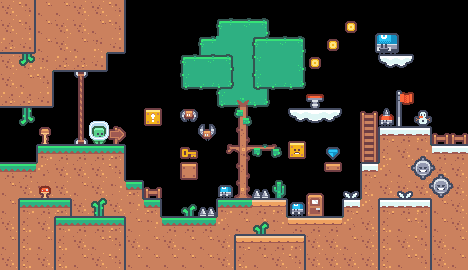

Tiled map render using the project's own tile images. Description and the whole map definition, tile-layer contents included, below:
An orthogonal 26x15 tile map with 18x18 px tiles, 4 tile layers (Tiles, Tiles (layer A), Tiles (layer B), Characters), 2 tilesets.

<map version="1.10" tiledversion="1.10.2" orientation="orthogonal" renderorder="right-down" width="26" height="15" tilewidth="18" tileheight="18" infinite="0" nextlayerid="15" nextobjectid="1">
 <tileset firstgid="1" source="Tilesets/tileset-characters.tsx" />
 <tileset firstgid="28" source="Tilesets/tileset-tiles.tsx" />
 <layer id="1" name="Tiles" width="26" height="15">
  <data encoding="csv">
132,150,132,132,150,150,151,0,0,0,0,0,0,0,0,0,0,0,0,0,0,0,0,0,0,0,
150,132,132,150,150,132,151,0,0,0,0,0,45,46,47,0,0,0,0,179,0,0,0,0,0,0,
132,150,132,150,132,32,171,0,0,0,0,45,66,66,67,0,0,0,179,0,0,0,0,0,0,0,
150,150,32,170,170,171,0,0,0,0,0,85,66,66,67,0,0,179,0,0,0,181,183,0,0,0,
150,132,151,0,97,0,0,0,0,0,0,0,65,66,67,0,0,0,0,0,0,0,0,0,0,0,
170,170,171,0,117,0,0,0,0,0,0,0,85,125,87,0,0,136,0,0,0,0,139,0,0,0,
0,3221225625,0,0,117,0,0,0,38,0,0,0,0,124,0,0,181,182,183,0,79,0,159,173,0,0,
0,0,157,0,137,0,116,0,0,0,0,0,0,144,0,0,0,0,0,0,99,129,130,131,134,134,
0,0,49,50,50,50,51,0,0,0,55,0,146,145,2147483775,2147483774,0,0,95,0,99,149,150,52,130,130,
50,50,53,150,150,150,151,0,0,0,57,0,0,144,0,0,0,0,174,0,129,53,132,150,150,150,
132,150,150,150,132,150,52,51,134,0,0,0,0,165,96,155,0,138,0,172,149,150,150,150,150,150,
132,150,132,132,150,132,150,52,51,0,152,96,49,50,90,91,0,158,0,129,53,150,132,132,132,150,
150,150,150,132,150,132,132,132,52,50,50,50,53,132,132,52,90,90,90,53,150,132,150,132,132,150,
132,150,132,150,150,132,150,150,132,150,132,132,150,150,132,132,132,150,150,132,150,150,150,132,150,132,
150,150,132,150,132,150,132,132,132,132,132,132,150,150,150,150,132,150,150,150,150,150,132,132,150,132
</data>
 </layer>
 <layer id="9" name="Tiles (layer A)" width="26" height="15">
  <data encoding="csv">
150,151,0,0,0,0,0,0,0,0,0,0,0,0,0,0,0,0,0,0,0,0,0,0,0,0,
150,151,0,0,0,0,0,0,0,0,0,0,0,0,0,0,0,0,0,0,0,0,0,0,0,0,
170,171,0,0,0,0,0,0,0,0,0,0,0,0,45,46,47,0,0,0,0,0,0,0,0,0,
0,3221225624,0,0,0,0,0,0,0,0,45,46,47,0,65,66,67,0,0,0,0,0,0,0,0,0,
0,0,0,0,0,0,0,0,0,0,85,86,87,0,85,86,87,0,0,0,0,0,0,0,0,0,
0,0,0,0,0,0,0,0,0,0,0,0,0,0,0,0,0,0,0,0,0,0,0,0,0,0,
0,0,0,0,0,0,0,0,0,0,0,0,0,0,0,0,0,0,0,0,0,0,0,0,0,0,
0,0,0,0,0,0,0,0,0,0,0,0,0,0,0,0,0,0,0,0,0,0,0,0,0,0,
0,0,0,0,0,0,0,0,0,0,0,0,0,0,0,0,0,0,0,0,0,0,0,0,0,0,
0,0,0,0,0,0,0,0,0,0,0,0,0,0,0,0,0,0,0,0,0,0,0,0,0,0,
0,0,156,0,0,0,0,0,0,0,0,0,0,0,0,0,0,0,0,0,0,0,172,0,0,0,
0,49,50,51,0,0,0,0,0,0,0,0,0,0,0,0,0,0,0,0,0,129,130,131,0,0,
0,149,150,151,0,0,0,0,0,0,0,0,0,0,152,0,0,0,0,0,0,149,132,151,0,0,
0,149,132,151,0,0,0,0,0,0,0,0,0,89,90,90,91,0,0,0,0,149,150,151,0,0,
0,149,150,151,0,0,0,0,0,0,0,0,0,149,132,150,151,0,0,0,0,149,132,151,0,0
</data>
 </layer>
 <layer id="11" name="Tiles (layer B)" width="26" height="15">
  <data encoding="csv">
0,0,0,0,0,0,0,0,0,0,0,0,0,0,0,0,0,0,0,0,0,0,0,0,0,0,
0,0,0,0,0,0,0,0,0,0,0,0,0,0,0,0,0,0,0,0,0,0,0,0,0,0,
0,0,0,0,0,0,0,0,0,0,0,0,0,0,0,0,0,0,0,0,0,0,0,0,0,0,
0,0,0,0,0,0,0,0,0,0,0,0,0,0,0,0,0,0,0,0,0,0,0,0,0,0,
0,0,0,0,0,0,0,0,0,0,0,0,0,0,0,0,0,0,0,0,0,0,0,0,0,0,
0,0,0,0,0,0,0,0,0,0,0,0,0,0,0,0,0,0,0,0,0,0,0,0,0,0,
0,0,0,0,0,0,0,0,0,0,0,0,0,0,0,0,0,0,0,0,0,0,0,0,0,0,
0,0,0,0,0,0,0,0,0,0,0,0,0,0,0,0,0,0,0,0,0,0,0,0,0,0,
0,0,0,0,0,0,0,0,0,0,0,0,0,0,0,0,0,0,0,0,0,0,0,0,0,0,
0,0,0,0,0,0,0,0,0,0,0,0,0,0,0,0,0,0,0,0,0,0,0,0,0,0,
0,0,0,0,0,0,0,0,0,0,0,0,0,0,0,0,0,0,0,0,0,0,0,0,0,0,
0,0,0,0,0,153,0,0,0,0,0,0,0,0,0,0,0,0,0,0,0,0,0,0,0,0,
0,0,0,49,50,50,51,0,0,0,0,0,0,0,0,0,0,0,0,0,0,0,0,0,0,0,
0,0,0,149,150,132,151,0,0,0,0,0,0,0,0,0,0,0,0,0,0,0,0,0,0,0,
0,0,0,149,132,150,151,0,0,0,0,0,0,0,0,0,0,0,0,0,0,0,0,0,0,0
</data>
 </layer>
 <layer id="8" name="Characters" width="26" height="15">
  <data encoding="csv">
0,0,0,0,0,0,0,0,0,0,0,0,0,0,0,0,0,0,0,0,0,0,0,0,0,0,
0,0,0,0,0,0,0,0,0,0,0,0,0,0,0,0,0,0,0,0,0,0,0,0,0,0,
0,0,0,0,0,0,0,0,0,0,0,0,0,0,0,0,0,0,0,0,0,22,0,0,0,0,
0,0,0,0,0,0,0,0,0,0,0,0,0,0,0,0,0,0,0,0,0,0,0,0,0,0,
0,0,0,0,0,0,0,0,0,0,0,0,0,0,0,0,0,0,0,0,0,0,0,0,0,0,
0,0,0,0,0,0,0,0,0,0,0,0,0,0,0,0,0,0,0,0,0,0,0,0,0,0,
0,0,0,0,0,0,0,0,0,0,27,0,0,0,0,0,0,0,0,0,0,16,0,0,0,0,
0,0,0,0,0,2147483649,0,0,0,0,0,25,0,0,0,0,0,0,0,0,0,0,0,0,0,0,
0,0,0,0,0,0,0,0,0,0,0,0,0,0,0,0,12,0,0,0,0,0,0,0,0,0,
0,0,0,0,0,0,0,0,0,0,0,0,0,0,0,0,0,0,0,0,0,0,0,9,0,0,
0,0,0,0,0,0,0,0,0,0,0,0,19,0,0,0,0,0,0,0,0,0,0,0,9,0,
0,0,0,0,0,0,0,0,0,0,0,0,0,0,0,0,20,0,0,0,0,0,0,0,0,0,
0,0,0,0,0,0,0,0,0,0,0,0,0,0,0,0,0,0,0,0,0,0,0,0,0,0,
0,0,0,0,0,0,0,0,0,0,0,0,0,0,0,0,0,0,0,0,0,0,0,0,0,0,
0,0,0,0,0,0,0,0,0,0,0,0,0,0,0,0,0,0,0,0,0,0,0,0,0,0
</data>
 </layer>
</map>
